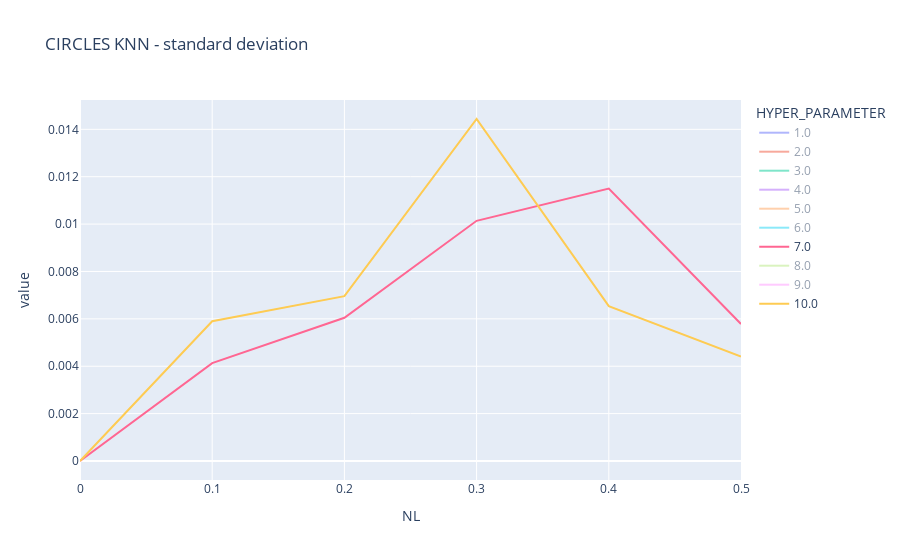

Notebook code for this chart:
### Code cell
px.line(results.query('DS_NAME=="circles" and CLF_NAME=="knn" and N==10000')
        , x='NL'
        , y=['TESTE_std'] 
        ,color = 'HYPER_PARAMETER'
        ,title='CIRCLES KNN - standard deviation')

### Figure 1 — Plotly figure (JSON) as saved in the notebook; plotly's stock layout.template omitted (floating-point values rounded to 4 significant figures)
{"data": [{"hovertemplate": "HYPER_PARAMETER=1.0<br>variable=TESTE_std<br>NL=%{x}<br>value=%{y}<extra></extra>", "legendgroup": "1.0", "line": {"color": "#636efa", "dash": "solid"}, "marker": {"symbol": "circle"}, "mode": "lines", "name": "1.0", "orientation": "v", "showlegend": true, "type": "scatter", "visible": "legendonly", "x": [0, 0.1, 0.2, 0.3, 0.4, 0.5], "xaxis": "x", "y": [0, 0.008657, 0.007214, 0.007651, 0.01476, 0.003121], "yaxis": "y"}, {"hovertemplate": "HYPER_PARAMETER=2.0<br>variable=TESTE_std<br>NL=%{x}<br>value=%{y}<extra></extra>", "legendgroup": "2.0", "line": {"color": "#EF553B", "dash": "solid"}, "marker": {"symbol": "circle"}, "mode": "lines", "name": "2.0", "orientation": "v", "showlegend": true, "type": "scatter", "visible": "legendonly", "x": [0, 0.1, 0.2, 0.3, 0.4, 0.5], "xaxis": "x", "y": [0, 0.002811, 0.009882, 0.01346, 0.006055, 0.0122], "yaxis": "y"}, {"hovertemplate": "HYPER_PARAMETER=3.0<br>variable=TESTE_std<br>NL=%{x}<br>value=%{y}<extra></extra>", "legendgroup": "3.0", "line": {"color": "#00cc96", "dash": "solid"}, "marker": {"symbol": "circle"}, "mode": "lines", "name": "3.0", "orientation": "v", "showlegend": true, "type": "scatter", "visible": "legendonly", "x": [0, 0.1, 0.2, 0.3, 0.4, 0.5], "xaxis": "x", "y": [0, 0.007944, 0.002782, 0.009362, 0.007763, 0.01087], "yaxis": "y"}, {"hovertemplate": "HYPER_PARAMETER=4.0<br>variable=TESTE_std<br>NL=%{x}<br>value=%{y}<extra></extra>", "legendgroup": "4.0", "line": {"color": "#ab63fa", "dash": "solid"}, "marker": {"symbol": "circle"}, "mode": "lines", "name": "4.0", "orientation": "v", "showlegend": true, "type": "scatter", "visible": "legendonly", "x": [0, 0.1, 0.2, 0.3, 0.4, 0.5], "xaxis": "x", "y": [0, 0.006398, 0.01052, 0.0123, 0.01173, 0.008009], "yaxis": "y"}, {"hovertemplate": "HYPER_PARAMETER=5.0<br>variable=TESTE_std<br>NL=%{x}<br>value=%{y}<extra></extra>", "legendgroup": "5.0", "line": {"color": "#FFA15A", "dash": "solid"}, "marker": {"symbol": "circle"}, "mode": "lines", "name": "5.0", "orientation": "v", "showlegend": true, "type": "scatter", "visible": "legendonly", "x": [0, 0.1, 0.2, 0.3, 0.4, 0.5], "xaxis": "x", "y": [0, 0.003089, 0.006807, 0.00975, 0.007742, 0.004465], "yaxis": "y"}, {"hovertemplate": "HYPER_PARAMETER=6.0<br>variable=TESTE_std<br>NL=%{x}<br>value=%{y}<extra></extra>", "legendgroup": "6.0", "line": {"color": "#19d3f3", "dash": "solid"}, "marker": {"symbol": "circle"}, "mode": "lines", "name": "6.0", "orientation": "v", "showlegend": true, "type": "scatter", "visible": "legendonly", "x": [0, 0.1, 0.2, 0.3, 0.4, 0.5], "xaxis": "x", "y": [0, 0.004658, 0.008351, 0.01258, 0.007423, 0.008538], "yaxis": "y"}, {"hovertemplate": "HYPER_PARAMETER=7.0<br>variable=TESTE_std<br>NL=%{x}<br>value=%{y}<extra></extra>", "legendgroup": "7.0", "line": {"color": "#FF6692", "dash": "solid"}, "marker": {"symbol": "circle"}, "mode": "lines", "name": "7.0", "orientation": "v", "showlegend": true, "type": "scatter", "x": [0, 0.1, 0.2, 0.3, 0.4, 0.5], "xaxis": "x", "y": [0, 0.00413, 0.006045, 0.01014, 0.0115, 0.005784], "yaxis": "y"}, {"hovertemplate": "HYPER_PARAMETER=8.0<br>variable=TESTE_std<br>NL=%{x}<br>value=%{y}<extra></extra>", "legendgroup": "8.0", "line": {"color": "#B6E880", "dash": "solid"}, "marker": {"symbol": "circle"}, "mode": "lines", "name": "8.0", "orientation": "v", "showlegend": true, "type": "scatter", "visible": "legendonly", "x": [0, 0.1, 0.2, 0.3, 0.4, 0.5], "xaxis": "x", "y": [0, 0.003056, 0.004214, 0.01472, 0.01162, 0.00695], "yaxis": "y"}, {"hovertemplate": "HYPER_PARAMETER=9.0<br>variable=TESTE_std<br>NL=%{x}<br>value=%{y}<extra></extra>", "legendgroup": "9.0", "line": {"color": "#FF97FF", "dash": "solid"}, "marker": {"symbol": "circle"}, "mode": "lines", "name": "9.0", "orientation": "v", "showlegend": true, "type": "scatter", "visible": "legendonly", "x": [0, 0.1, 0.2, 0.3, 0.4, 0.5], "xaxis": "x", "y": [0, 0.004259, 0.007179, 0.01447, 0.01299, 0.007176], "yaxis": "y"}, {"hovertemplate": "HYPER_PARAMETER=10.0<br>variable=TESTE_std<br>NL=%{x}<br>value=%{y}<extra></extra>", "legendgroup": "10.0", "line": {"color": "#FECB52", "dash": "solid"}, "marker": {"symbol": "circle"}, "mode": "lines", "name": "10.0", "orientation": "v", "showlegend": true, "type": "scatter", "x": [0, 0.1, 0.2, 0.3, 0.4, 0.5], "xaxis": "x", "y": [0, 0.005899, 0.006957, 0.01444, 0.006538, 0.004411], "yaxis": "y"}], "layout": {"autosize": true, "legend": {"title": {"text": "HYPER_PARAMETER"}, "tracegroupgap": 0}, "title": {"text": "CIRCLES KNN - standard deviation"}, "xaxis": {"anchor": "y", "autorange": true, "domain": [0, 1], "range": [0, 0.5], "title": {"text": "NL"}, "type": "linear"}, "yaxis": {"anchor": "x", "autorange": true, "domain": [0, 1], "range": [-0.000802, 0.01524], "title": {"text": "value"}, "type": "linear"}}}
